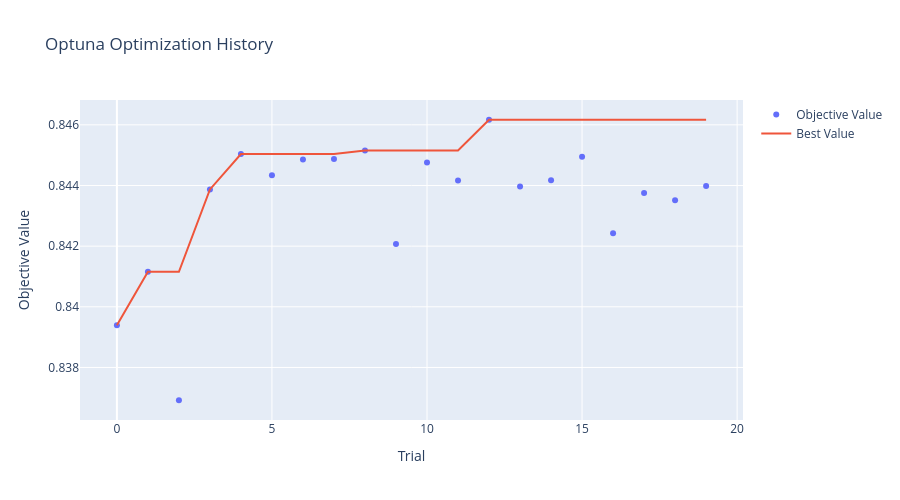

Notebook code cell kept with this figure:
### Code cell
# Visualize optimization history
fig = plot_optimization_history(study)
fig.update_layout(title="Optuna Optimization History", width=900, height=500)
fig.show()

### Figure 1 — Plotly figure (JSON) as saved in the notebook; plotly's stock layout.template omitted (floating-point values rounded to 4 significant figures)
{"data": [{"mode": "markers", "name": "Objective Value", "type": "scatter", "x": [0, 1, 2, 3, 4, 5, 6, 7, 8, 9, 10, 11, 12, 13, 14, 15, 16, 17, 18, 19], "y": [0.8394, 0.8412, 0.8369, 0.8439, 0.845, 0.8443, 0.8449, 0.8449, 0.8452, 0.8421, 0.8448, 0.8442, 0.8462, 0.844, 0.8442, 0.8449, 0.8424, 0.8438, 0.8435, 0.844]}, {"mode": "lines", "name": "Best Value", "type": "scatter", "x": [0, 1, 2, 3, 4, 5, 6, 7, 8, 9, 10, 11, 12, 13, 14, 15, 16, 17, 18, 19], "y": [0.8394, 0.8412, 0.8412, 0.8439, 0.845, 0.845, 0.845, 0.845, 0.8452, 0.8452, 0.8452, 0.8452, 0.8462, 0.8462, 0.8462, 0.8462, 0.8462, 0.8462, 0.8462, 0.8462]}, {"marker": {"color": "#cccccc"}, "mode": "markers", "name": "Infeasible Trial", "showlegend": false, "type": "scatter", "x": [], "y": []}], "layout": {"height": 500, "title": {"text": "Optuna Optimization History"}, "width": 900, "xaxis": {"title": {"text": "Trial"}}, "yaxis": {"title": {"text": "Objective Value"}}}}
